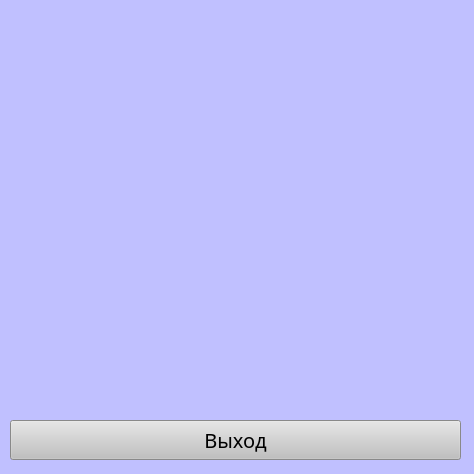
<?xml version="1.0" encoding="UTF-8"?>
<ui version="4.0">
 <class>cityitem</class>
 <widget class="QWidget" name="cityitem">
  <property name="geometry">
   <rect>
    <x>0</x>
    <y>0</y>
    <width>474</width>
    <height>474</height>
   </rect>
  </property>
  <property name="windowTitle">
   <string>Form</string>
  </property>
  <property name="styleSheet">
   <string notr="true">background-color: rgb(192, 192, 255);</string>
  </property>
  <widget class="QPushButton" name="back">
   <property name="geometry">
    <rect>
     <x>10</x>
     <y>420</y>
     <width>451</width>
     <height>40</height>
    </rect>
   </property>
   <property name="font">
    <font>
     <family>Cascadia Mono</family>
     <pointsize>15</pointsize>
    </font>
   </property>
   <property name="styleSheet">
    <string notr="true">background-color: rgb(192, 192, 192);</string>
   </property>
   <property name="text">
    <string>Выход</string>
   </property>
  </widget>
 </widget>
 <resources/>
 <connections/>
</ui>
